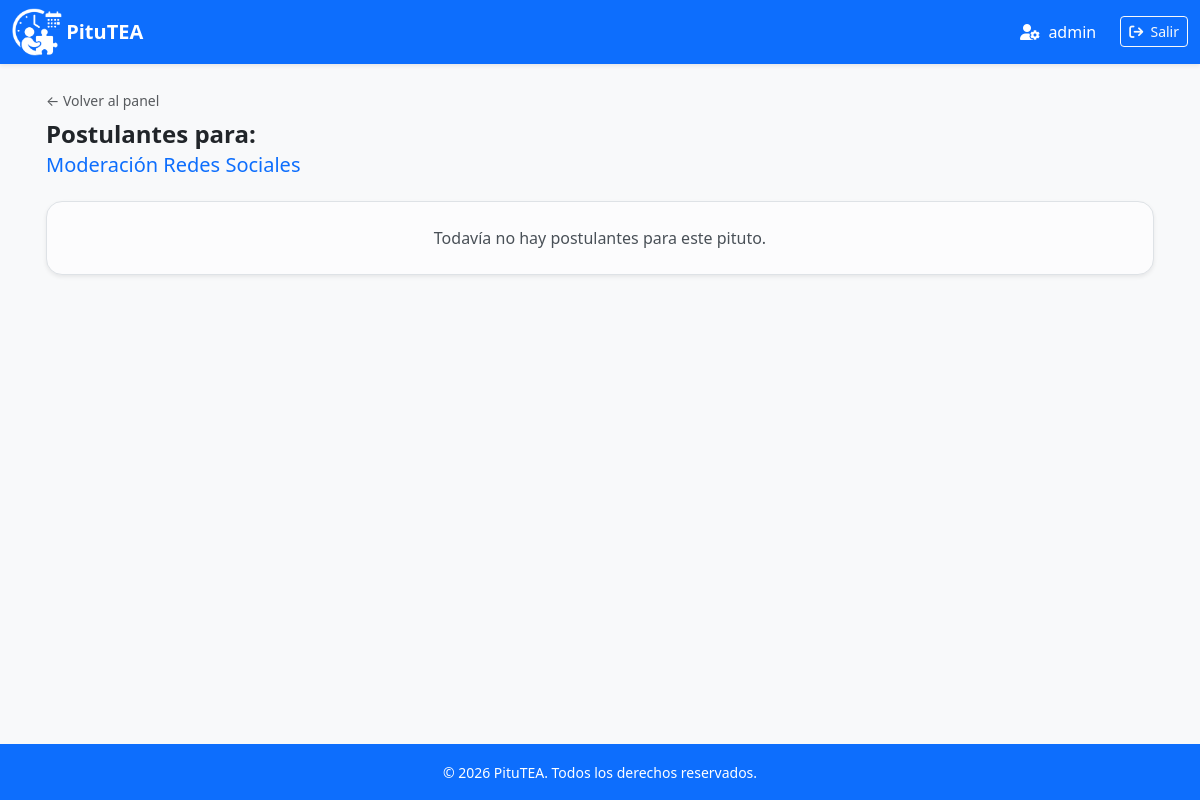
/panel/pituto/3/postulantes/ (signed in), run on an earlier commit of the app's database.
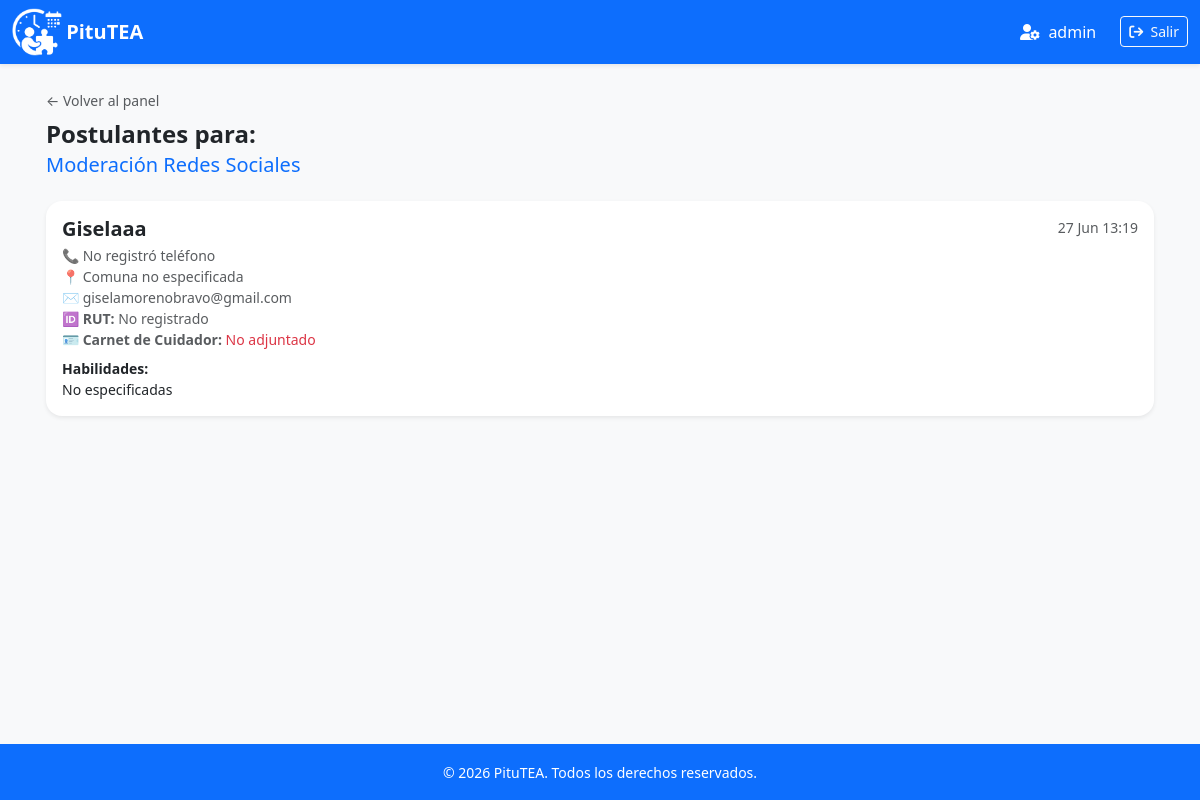
And on a later commit of the database.
### app_pitutea/models.py (models this page shows, shortened)
class Pituto(models.Model):
    TIPO_PAGO_CHOICES = [
        ('Transferencia', 'Transferencia'),
        ('Efectivo', 'Efectivo'),
    ]
    creador = models.ForeignKey(User, on_delete=models.CASCADE, related_name='pitutos_creados', verbose_name="Oferente creador")
    titulo = models.CharField(max_length=200, verbose_name="Título del Pituto")
    descripcion = models.TextField(verbose_name="Descripción detallada")
    categoria = models.CharField(max_length=20, choices=CATEGORIAS_CHOICES, default='otro', verbose_name="Categoría del trabajo")
    comuna = models.CharField(max_length=100, blank=True, null=True, verbose_name="Comuna (Dejar en blanco si es Remoto)")
    pago = models.CharField(max_length=50, verbose_name="Monto a pagar (Ej: $15.000)")
    tipo_pago = models.CharField(max_length=20, choices=TIPO_PAGO_CHOICES, default='tarea', verbose_name="Modalidad de pago")
    flexibilidad = models.CharField(max_length=100, verbose_name="Etiqueta de Flexibilidad (Ej: Remoto / Noche)")
    activo = models.BooleanField(default=True, verbose_name="¿Está activo?")
    fecha_creacion = models.DateTimeField(auto_now_add=True)
    class Meta:
        verbose_name = "Pituto"
        verbose_name_plural = "Pitutos"
        ordering = ['-fecha_creacion']

class Postulacion(models.Model):
    pituto = models.ForeignKey(Pituto, on_delete=models.CASCADE, related_name='postulaciones', verbose_name="Pituto")
    usuario = models.ForeignKey(User, on_delete=models.CASCADE, related_name='postulaciones', verbose_name="Cuidador postulante")
    fecha_postulacion = models.DateTimeField(auto_now_add=True, verbose_name="Fecha de Postulación")
    class Meta:
        verbose_name = "Postulación"
        verbose_name_plural = "Postulaciones"

class Perfil(models.Model):
    ROL_CHOICES = [
        ('OFERENTE', 'Oferente (Publica trabajos)'),
        ('CUIDADOR', 'Cuidador (Busca trabajos)'),
    ]
    usuario = models.OneToOneField(User, on_delete=models.CASCADE, related_name='perfil')
    rol = models.CharField(max_length=20, choices=ROL_CHOICES)
    rut = models.CharField(max_length=20, blank=True, null=True, verbose_name="RUT")
    carnet_cuidador = models.FileField(upload_to='carnets/', blank=True, null=True, verbose_name="Carnet de Cuidador")
    comuna = models.CharField(max_length=100, blank=True, null=True, verbose_name="Comuna de residencia")
    categoria_interes = models.CharField(max_length=20, choices=CATEGORIAS_CHOICES, blank=True, null=True, verbose_name="Categoría de mayor interés")
    habilidades = models.TextField(blank=True, null=True, verbose_name="Habilidades o experiencia")
    telefono = models.CharField(max_length=20, blank=True, null=True, verbose_name="Teléfono de contacto")
    class Meta:
        verbose_name = "Perfil de Usuario"
        verbose_name_plural = "Perfiles de Usuarios"

### app_pitutea/views.py (the view)
# urls.py: path('panel/pituto/<int:pituto_id>/postulantes/', views.ver_postulantes, name='ver_postulantes'),
@login_required
def ver_postulantes(request, pituto_id):
    if request.user.perfil.rol != 'OFERENTE':
        return redirect('listar_ofertas')
    pituto = get_object_or_404(Pituto, id=pituto_id, creador=request.user)
    postulaciones = pituto.postulaciones.all().order_by('-fecha_postulacion')
    return render(request, 'ver_postulantes.html', {'pituto': pituto, 'postulaciones': postulaciones})

### app_pitutea/templates/ver_postulantes.html (shortened to what this page needs)
{% extends 'base.html' %}
{% block content %}
<div class="mb-4 mt-2">
    <a href="{% url 'panel_oferente' %}" class="text-decoration-none text-muted small">← Volver al panel</a>
    <h1 class="h4 fw-bold text-dark mt-2 mb-1">Postulantes para:</h1>
    <h2 class="h5 text-primary">{{ pituto.titulo }}</h2>
</div>
<div class="row g-3">
    {% for post in postulaciones %}
    <div class="col-12">
        <div class="card border-0 shadow-sm rounded-4">
            <div class="card-body">
                <div class="d-flex justify-content-between align-items-center">
                    <div>
                        <h5 class="fw-bold mb-1">
                            {% if post.usuario.first_name or post.usuario.last_name %}
                                {{ post.usuario.first_name }} {{ post.usuario.last_name }}
                                <span class="text-muted small fw-normal">({{ post.usuario.username }})</span>
                            {% else %}
                                {{ post.usuario.username }}
                            {% endif %}
                        </h5>
                        <p class="text-muted small mb-1">
                            📞 {{ post.usuario.perfil.telefono|default:"No registró teléfono" }}<br>
                            📍 {{ post.usuario.perfil.comuna|default:"Comuna no especificada" }}<br>
                            ✉️ {{ post.usuario.email }}<br>
                            {% if post.usuario.perfil.rol == 'CUIDADOR' %}
                                🆔 <strong>RUT:</strong> {{ post.usuario.perfil.rut|default:"No registrado" }}<br>
                                🪪 <strong>Carnet de Cuidador:</strong>
                                {% if post.usuario.perfil.carnet_cuidador %}
                                    <a href="{{ post.usuario.perfil.carnet_cuidador.url }}" target="_blank" class="badge bg-info text-dark text-decoration-none">
                                        <i class="fa-solid fa-file-pdf"></i> Ver Documento
                                    </a>
                                {% else %}
                                    <span class="text-danger">No adjuntado</span>
                                {% endif %}
                            {% endif %}
                        </p>
                        <p class="small mb-0 mt-2"><strong>Habilidades:</strong><br> {{ post.usuario.perfil.habilidades|default:"No especificadas" }}</p>
                    </div>
                    <div class="text-end text-muted small align-self-start">
                        {{ post.fecha_postulacion|date:"d M H:i" }}
                    </div>
                </div>
            </div>
        </div>
    </div>
    {% empty %}
    <div class="col-12">
        <div class="alert alert-light text-center border rounded-4 py-4 shadow-sm" role="alert">
            Todavía no hay postulantes para este pituto.
        </div>
    </div>
    {% endfor %}
</div>
{% endblock %}

### app_pitutea/templates/base.html (shortened to what this page needs)
<!DOCTYPE html>
<html lang="es">
<head>
    <link href="https://cdn.jsdelivr.net/npm/bootstrap@5.3.2/dist/css/bootstrap.min.css" rel="stylesheet">
    <link rel="stylesheet" href="https://cdn.jsdelivr.net/npm/bootstrap-icons@1.5.0/font/bootstrap-icons.css">
</head>
<body class="bg-light">
    <nav class="navbar navbar-expand-lg navbar-dark bg-primary shadow-sm sticky-top d-none d-lg-block">
        <div class="container-fluid">
            {% load static %} <img src="{% static 'assets/img/Logo_v3.png' %}" alt="Logo Pitutea" width="50px">&nbsp;
            <a class="navbar-brand fw-bold" href="{% if user.is_authenticated and user.perfil.rol == 'OFERENTE' %}{% url 'panel_oferente' %}{% else %}{% url 'listar_ofertas' %}{% endif %}">PituTEA</a>
            <div class="collapse navbar-collapse">
                <ul class="navbar-nav ms-auto">
                    {% if user.is_authenticated %}
                        <li class="nav-item">
                            <a href="{% url 'editar_perfil' %}" class="nav-link text-white me-3">
                                <i class="fa-solid fa-user-gear"></i>&nbsp; {{ user.username }}</a>
                        </li>
                        <li class="nav-item">
                            <form action="{% url 'logout' %}" method="post">
                                <button type="submit" class="btn btn-outline-light btn-sm mt-1"><i class="fa-solid fa-arrow-right-from-bracket"></i>&nbsp; Salir</button>
                            </form>
                        </li>
                    {% endif %}
                </ul>
            </div>
        </div>
    </nav>
        <h5 class="m-0 fw-bold">{% load static %} PituTEA</h5>
    <main class="container px-3 pt-3">
        {% block content %}
        {% endblock %}
    </main>
    <footer class="bg-primary text-white text-center py-3 fixed-bottom d-none d-lg-block">
        <div class="container">
            <small>&copy; 2026 PituTEA. Todos los derechos reservados.</small>
        </div>
    </footer>
</body>
</html>

### app_pitutea/templates/base.html (style rules this page uses)
body { padding-bottom: 70px; -webkit-tap-highlight-color: transparent; }
@media (min-width: 992px) { body { padding-bottom: 0; } }

What changed in the data, as far as the page shows it:
added Postulacion: usuario.username "Giselaaa", usuario.perfil.telefono "No registró teléfono", usuario.perfil.comuna "Comuna no especificada", usuario.email "giselamorenobravo@gmail.com", usuario.perfil.rut "No registrado", shows "No adjuntado", usuario.perfil.habilidades "No especificadas", fecha_postulacion "27 Jun 13:19"
Also different on the page:
text no longer shown: "Todavía no hay postulantes para este pituto."
